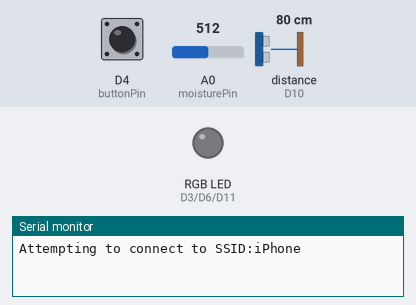
Simulated run of this sketch. Board: Arduino Uno R4 WiFi. Shown: an RGB LED mixed from three pins (HIGH = lit), the last lines printed to the serial monitor. Wiring (inferred from the names in the program): ultrasonic range finder: trigger D9; echo D10. Inputs (shaded band) come from the test bench; at power-on: D4 (buttonPin) HIGH, A0 (moisturePin) = 512, distance to the obstacle (sensor on D10) 80 cm. The echo pulse lasts 58.3 µs per cm; WiFi joins after 1.5 s; servers stay silent unless stated; pins used as bus, display or sensor lines are not drawn.

Above: at 0.1 s.
At 11.6 s:
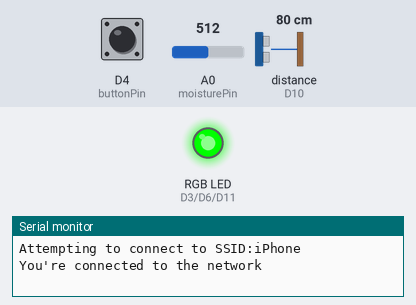
Timing chart, 0 to 13.1 s (numbered marks = the images above):
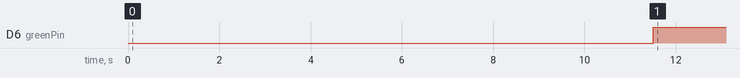

The sketch:

thingspeak.ino
```cpp
#include <WiFiS3.h>
#include <ThingSpeak.h>

char ssid[]="iPhone";
char pass[]="20062009";
int status = WL_IDLE_STATUS;
WiFiClient client;
// ThingSpeak Channel Configuration
unsigned long myChannelNumber= 3309411;
const char*myWriteAPIKey = "47M03YA3CMV7FVYH";

//  PINS
const int trigPin = 9;
const int echoPin = 10;
const int moisturePin = A0;
const int buttonPin = 4;
const int redPin = 3;
const int greenPin = 6;
const int bluePin = 11;
// Thresholds
const int fullThreshold = 10;
const int mediumThreshold = 20;
const int moistureThreshold = 614;
//  DISTANCE FUNCTION
float getDistance() {
  digitalWrite(trigPin, LOW);
  delayMicroseconds(2);

  digitalWrite(trigPin, HIGH);
  delayMicroseconds(10);
  digitalWrite(trigPin, LOW);

  long duration = pulseIn(echoPin, HIGH, 30000);

  if (duration == 0) return -1;

  return (duration * 0.034) / 2;
}
//RGB LED control
void setColor(int r, int g, int b) {
  analogWrite(redPin, r);
  analogWrite(greenPin, g);
  analogWrite(bluePin, b);
}


void setup() {
  Serial.begin(9600);
  pinMode(trigPin, OUTPUT);
  pinMode(echoPin, INPUT);
  pinMode(redPin, OUTPUT);
  pinMode(greenPin, OUTPUT);
  pinMode(bluePin, OUTPUT);
  pinMode(buttonPin, INPUT_PULLUP);
  while(status!=WL_CONNECTED){
    Serial.print("Attempting to connect to SSID:");
    Serial.println(ssid);
    status= WiFi.begin(ssid, pass);
    delay(10000);
  }
  Serial.println("You're connected to the network");
  Serial.println();
  ThingSpeak.begin(client);

}

void loop() {
  float distance = getDistance();
  int moisture = analogRead(moisturePin);
  int button = digitalRead(buttonPin);
   // Bin Level Classification
  int statusValue;
  if (distance == -1){
    statusValue = -1;
  }
  else if (distance <= fullThreshold){
    statusValue = 2; // FULL
  }
  else if (distance <= mediumThreshold){
    statusValue = 1; // HALF
  }
  else{
    statusValue = 0; // EMPTY
  }
  if (distance != -1) {
    if (distance <= fullThreshold) {
    setColor(255, 0, 0);   // RED: Bin Full
  } else if (distance <= mediumThreshold) {
    setColor(0, 0, 255);   // BLUE: Medium Fill
  } else {
    setColor(0, 255, 0);   // GREEN: Empty/Low
  }
  }

  // Waste Classification
  int wasteValue;
  if (moisture < moistureThreshold){
    wasteValue = 1;//wet
  }
  else{
    wasteValue = 0; // DRY
  }

  //  ALERT
  int alertValue;
  if (button == LOW){
    alertValue = 1;
  }
  else{
    alertValue = 0;
  }
  //collection
  int collectionstatus;
  if (distance < fullThreshold || button== LOW){
      collectionstatus = 1;
    }
    else{
      collectionstatus = 0;
    }

  // SEND TO THINGSPEAK
  ThingSpeak.setField(1, distance);
  ThingSpeak.setField(2, statusValue);
  ThingSpeak.setField(3, wasteValue);
  ThingSpeak.setField(4, alertValue);
  ThingSpeak.setField(5, collectionstatus);

  int x = ThingSpeak.writeFields(myChannelNumber, myWriteAPIKey);
  if (x==200){
    Serial.println("Channel upate Successful.");
    Serial.print("Field 1 Distance:");
    Serial.println(distance);
    Serial.print("Field 2 status:");
    Serial.println(statusValue);
    Serial.print("Field 3 waste:");
    Serial.println(wasteValue);
    Serial.print("Field 4 alert:");
    Serial.println(alertValue);
    Serial.print("Field 5 collectionstatus:");
    Serial.println(collectionstatus);

    Serial.println("Data was sent.");
  }
  else{
    Serial.println("Problem updating the channel. HTTP error code"+ String(x));

  }
  delay(15000);


}
```

Measured:
- by itself, D6 (greenPin): LOW → HIGH at 11.5 s
